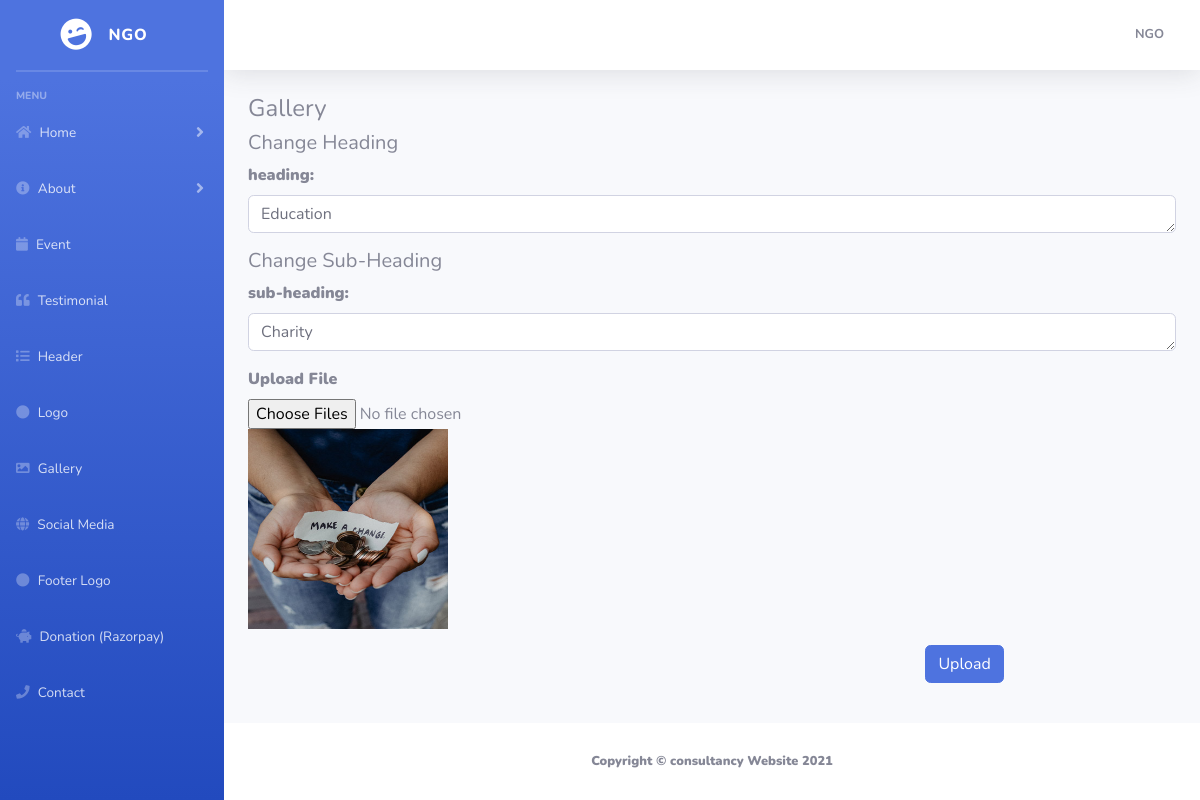
Page /admin/portfolioedit.php?id=1 (signed in) on the committed database.
### tables this page shows
CREATE TABLE `gallery` (
  `id` int(11) NOT NULL,
  `heading` varchar(1000) NOT NULL,
  `subheading` varchar(1000) NOT NULL,
  `image` varchar(1000) NOT NULL
);

### admin/db.php (called while the page is built, shortened)
?><?php
class DBController {
private $host = "localhost";
	private $user = "admin_oxpin";
	private $password = "parthiv99";
	private $database = "admin_oxpin";
	private $conn;
	function __construct() {
		$this->conn = $this->connectDB();
	}
	function connectDB() {
		$conn = mysqli_connect($this->host,$this->user,$this->password,$this->database);
mysqli_set_charset($conn,"utf8");
		return $conn;
	}
	function runQuery($query) {
		$result = mysqli_query($this->conn,$query);
		while($row=mysqli_fetch_assoc($result)) {
			$resultset[] = $row;
		}
		if(!empty($resultset))
			return $resultset;
	}
}
$db_handle = new DBController();
?>

### admin/portfolioedit.php (the view, shortened to what this page needs)
<?php
include('header.php');
?>
                <div class="container-fluid">
                    <h4>Gallery</h4>
                    <?php
$result = $db_handle->runQuery("select * from gallery where id='".$_REQUEST['id']."'");
foreach($result as $row) { ?>
                    <form class="cmxform form-horizontal style-form" id="signupForm" action="portfolioupdate.php"
                enctype="multipart/form-data"
                method="post">
                            <h5>Change Heading</h5>
                            <div class="form-group">
                                <label for="comment" >heading:</label>
                                <textarea class="form-control" name="heading" rows="1" id="comment"><?php echo $row['heading'];?> </textarea>
                              </div>
                              <h5>Change Sub-Heading</h5>
                            <div class="form-group">
                                <label for="comment" >sub-heading:</label>
                                <textarea class="form-control" name="subheading" rows="1" id="comment"><?php echo $row['subheading'];?></textarea>
                              </div>
                              <div class="form-group">
                                <label for="exampleFormControlFile1" >Upload File</label>
                                <input type="file" name="image" class="form-control-file" id="exampleFormControlFile1" multiple>
                                <img src="<?php echo $row['image'] ?>" width="200px" height="200px" alt="" srcset="">
                              </div>
                              <button type="submit" style="margin-left: 73%;" class="btn btn-primary" name="upload">Upload</button>
                        </form>
                        <?php }
                    ?>
                </div>
            </div>
            <footer class="sticky-footer bg-white">
                <div class="container my-auto">
                    <div class="copyright text-center my-auto">
                        <span>Copyright &copy; consultancy Website 2021</span>
                    </div>
                </div>
            </footer>
        </div>
    </div>
</body>
</html>

### rows in the picture
gallery: heading "Education", subheading "Charity", image (picture)
